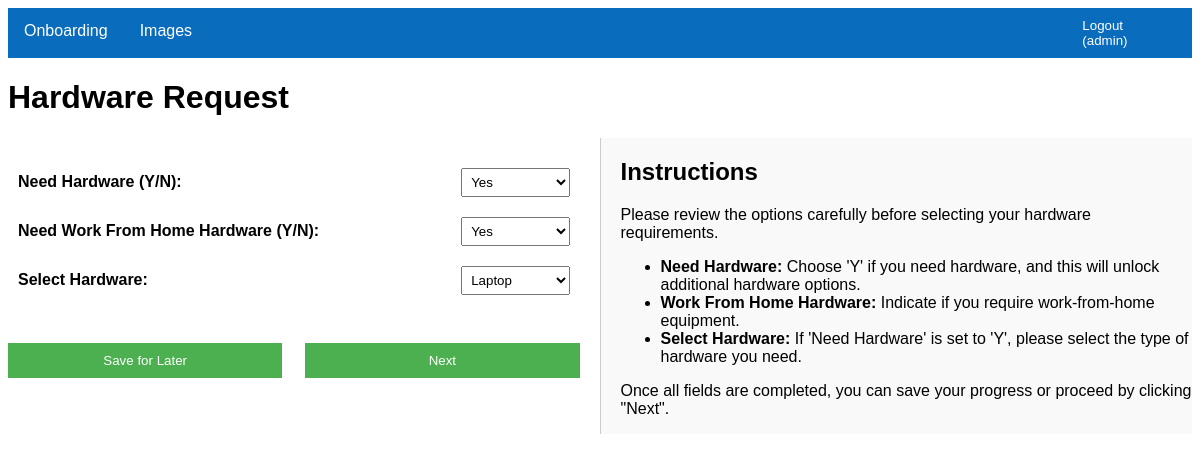
Page /onboarding/hardware/1/ (signed in) on the earlier database version.
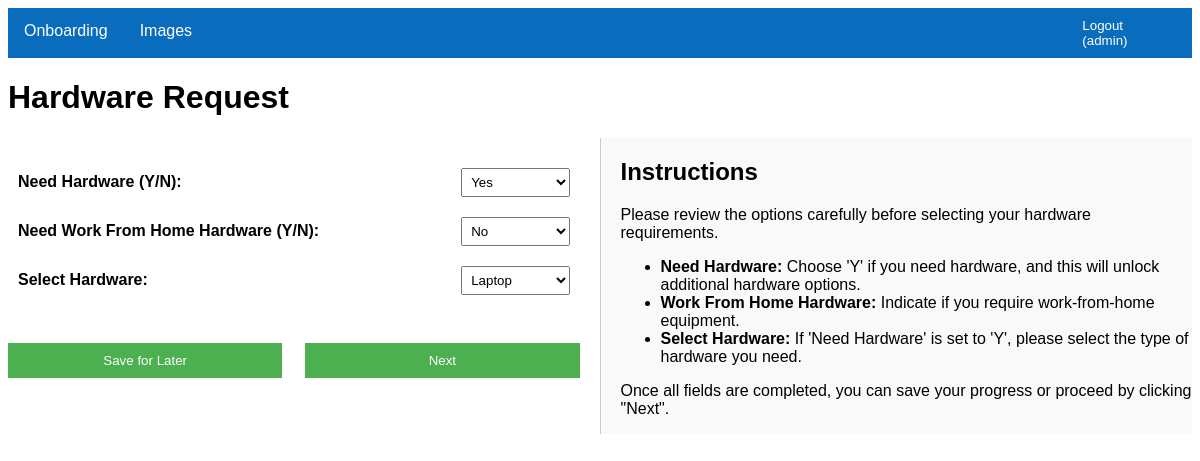
Same page on the later database version.
### onboarding/models.py (models this page shows, shortened)
class OnboardingForm(models.Model):
    first_name = models.CharField(max_length=100)
    surname = models.CharField(max_length=100)
    manager_email = models.EmailField()
    job_title = models.CharField(max_length=100)
    department = models.ForeignKey(Department, on_delete=models.SET_NULL, null=True)  # ForeignKey
    site = models.ForeignKey('Site', on_delete=models.SET_NULL, null=True, blank=True)
    email = models.EmailField()
    need_hardware = models.CharField(max_length=1, choices=[('Y', 'Yes'), ('N', 'No')], default='N')
    need_wfh_hardware = models.CharField(max_length=1, choices=[('Y', 'Yes'), ('N', 'No')], default='N')
    hardware_option = models.ForeignKey('HardwareOption', on_delete=models.SET_NULL, null=True, blank=True)
    invoice_automation = models.CharField(max_length=1, choices=[('Y', 'Yes'), ('N', 'No')], default='N')
    warranty_system = models.CharField(max_length=1, choices=[('Y', 'Yes'), ('N', 'No')], default='N')
    syspro_man = models.CharField(max_length=1, choices=[('Y', 'Yes'), ('N', 'No')], default='N')
    syspro_aft = models.CharField(max_length=1, choices=[('Y', 'Yes'), ('N', 'No')], default='N')
    syspro_int = models.CharField(max_length=1, choices=[('Y', 'Yes'), ('N', 'No')], default='N')
    submitted = models.BooleanField(default=False)
    created_at = models.DateTimeField(auto_now_add=True)
    updated_at = models.DateTimeField(auto_now=True)

### onboarding/views.py (the view)
# urls.py: path('hardware/<int:form_id>/', views.onboarding_hardware, name='onboarding_hardware'),  # Add this line
@login_required
def onboarding_hardware(request, form_id):
    form_instance = get_object_or_404(OnboardingForm, id=form_id)
    if request.method == 'POST':
        form = OnboardingFormHardware(request.POST, instance=form_instance)
        if form.is_valid():
            form_instance = form.save(commit=False)  # Save form without committing to the database yet
            if 'submit' in request.POST:
                form_instance.submitted = True  # Mark the form as submitted
                form_instance.save()
                return redirect('onboarding_list')  # Redirect after submission
            elif 'next' in request.POST:
                form_instance.save()  # Save current form data
                return redirect('onboarding_applications', form_instance.id)  # Redirect to applications form
            elif 'save' in request.POST:
                form_instance.submitted = False  # Ensure it’s marked as saved but not submitted
                form_instance.save()
                return redirect('onboarding_list')  # Redirect to the list or another page after saving
        else:
            print("Form errors:", form.errors)
    else:
        form = OnboardingFormHardware(instance=form_instance)
    return render(request, 'onboarding/hardware_form.html', {'form': form})

### onboarding/forms.py (shortened to what this page needs)
class OnboardingFormHardware(forms.ModelForm):
    need_hardware = forms.ChoiceField(choices=[('Y', 'Yes'), ('N', 'No')], label='Need Hardware')
    need_wfh_hardware = forms.ChoiceField(choices=[('Y', 'Yes'), ('N', 'No')], label='Need Work From Home Hardware')
    hardware_option = forms.ModelChoiceField(queryset=HardwareOption.objects.all(), required=False, label='Select Hardware')
    class Meta:
        model = OnboardingForm
        fields = ['need_hardware', 'need_wfh_hardware', 'hardware_option' ]

### onboarding/models.py (called while the page is built)
    def __str__(self):
        return self.name

### onboarding/templates/onboarding/hardware_form.html (shortened to what this page needs)
{% extends 'base.html' %}
{% block content %}
    <h1>Hardware Request</h1>
    <div class="form-container">
        <div class="form-section">
            <form method="POST">
                <table>
                    <tr>
                        <td><label for="id_need_hardware">Need Hardware (Y/N):</label></td>
                        <td>{{ form.need_hardware }}</td>
                    </tr>
                    <tr>
                        <td><label for="id_need_wfh_hardware">Need Work From Home Hardware (Y/N):</label></td>
                        <td>{{ form.need_wfh_hardware }}</td>
                    </tr>
                    <tr>
                        <td><label for="id_hardware_option">Select Hardware:</label></td>
                        <td>{{ form.hardware_option }}  </td>
                    </tr>
                </table>
                <br>
                <div style="display: flex; justify-content: space-between;">
                    <button type="submit" name="save">Save for Later</button>
                    <button type="submit" name="next">Next</button>
                </div>
            </form>
        </div>
        <div class="instructions-section">
            <h2>Instructions</h2>
            <p>Please review the options carefully before selecting your hardware requirements.</p>
            <ul>
                <li><strong>Need Hardware:</strong> Choose 'Y' if you need hardware, and this will unlock additional hardware options.</li>
                <li><strong>Work From Home Hardware:</strong> Indicate if you require work-from-home equipment.</li>
                <li><strong>Select Hardware:</strong> If 'Need Hardware' is set to 'Y', please select the type of hardware you need.</li>
            </ul>
            <p>Once all fields are completed, you can save your progress or proceed by clicking "Next".</p>
        </div>
    </div>
{% endblock %}

Differences in the rows shown:
changed OnboardingForm "Yes": need_wfh_hardware "Yes" → "No"
